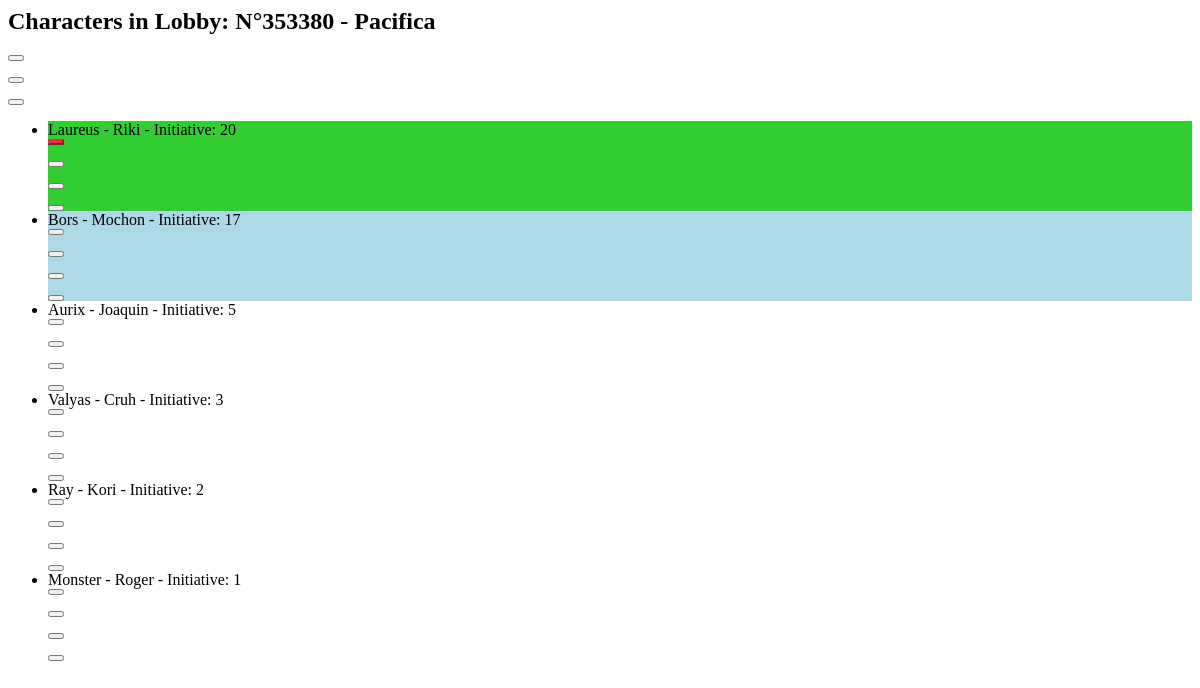
Screenshot of /lobby/1/characters/ with the database file from the repository.
### players/models.py (models this page shows, shortened)
class PlayerInLobby(models.Model):
    ROLE_CHOICES = (
        ('DM', 'Dungeon Master'),
        ('P', 'Player'),
        ('PA', 'Player Admin'),
    )
    role = models.CharField(max_length=2, choices=ROLE_CHOICES)
    player = models.ForeignKey(
        Player, on_delete=models.CASCADE, related_name='player')
    lobby = models.ForeignKey(
        Lobby, on_delete=models.CASCADE, related_name='lobby')

class Lobby(models.Model):
    code = models.CharField(max_length=6, unique=True)
    created_at = models.DateTimeField(auto_now_add=True)
    name = models.CharField(max_length=100, blank=True, null=True)
    def __str__(self):
        if self.name is not None and len(self.name) > 0:
            return "N°"+self.code + " - "+self.name
        return "N°"+self.code

class Character(models.Model):
    player = models.ForeignKey(PlayerInLobby, on_delete=models.CASCADE)
    name = models.CharField(max_length=100)
    initiative = models.IntegerField()
    order = models.PositiveIntegerField(default=0)
    debuffed = models.BooleanField(default=False)
    current_turn = models.BooleanField(default=False)
    def __str__(self):
        return self.name + " - " + str(self.player.player)
    def next_turn(self):
        characters = Character.objects.filter(player__lobby=self.player.lobby)
        current_char = characters.get(current_turn=True)
        if current_char.order == 1:
            next_char = characters.get(order=len(characters))
        else:
            next_char = characters.get(order=current_char.order-1)
        return next_char
    class Meta:
        ordering = ['-order']

class Player(models.Model):
    name = models.CharField(max_length=100)
    def __str__(self):
        return self.name

### players/views.py (the view, shortened to what this page needs)
# urls.py: path('lobby/<str:player_lobby_id>/characters/', views.CharacterView.as_view(), name='character_list_partial'),
class CharacterView(TemplateView):
    def get(self, request, player_lobby_id):
        player = PlayerInLobby.objects.get(id=player_lobby_id)
        characters = Character.objects.filter(player__lobby=player.lobby)
        return render(request, "players/partials/character_list.html", {'player': player, 'characters': characters})

### players/templates/players/partials/character_list.html (shortened to what this page needs)
<div class="mb-3 gap-3">
  <h2>Characters in Lobby: {{ player.lobby }}</h2>
  {% if player.role == "DM" %}
    <form class="btn btn-info edit-character"
          hx-get="{% url 'load_lobby_edit_modal' player.id %}"
          hx-target="#lobby-modal-container"
          hx-swap="innerHTML">
      <button type="submit" class="btn btn-info edit-character">
      </button>
    </form>
    <form class="btn btn-info edit-character"
          hx-get="{% url 'reload_current_turn' player.id %}"
          hx-target="#character-list"
          hx-swap="innerHTML"
          onclick="confirmClick(event)">
      <button type="submit" class="btn btn-info edit-character">
      </button>
    </form>
  {% endif %}
  {% if player.role == "DM" or player.role == "PA" %}
    <form class="btn btn-info edit-character"
          hx-post="{% url 'pass_turn' %}"
          hx-target="#character-list"
          hx-swap="innerHTML"
          onclick="confirmClick(event)">
    <button type="submit" class="btn btn-info edit-character">
    </button>
  </form>
{% endif %}
</div>
<ul id="characters" class="list-group">
  {% for character in characters %}
    <li class="list-group-item d-flex justify-content-center align-items-center gap-3 w-100 {% if character.current_turn == True %}current_turn{% endif %} {% if character.next_turn.id == character.id %}next_turn{% endif %}"
        data-id="{{ character.id }}">
      <span class="flex-grow-1">{{ character }} - Initiative: {{ character.initiative }}</span>
      {% if player.role == "DM" or player.role == "PA" %}
        <form hx-post="{% url 'debuff_character' %}"
              hx-swap="innerHTML"
              hx-target="#character-list"
              onclick="confirmClick(event)">
                 {% if character.debuffed %}
                <button type="submit" class="btn danger">
                </button>
                {% else %}
                <button type="submit" class="btn btn-success">
                </button>
            {% endif %}
          </form>
          {% endif %}
      {% if player.role == "DM" or player.role == "PA" %}
        <form hx-post="{% url 'move_character' %}"
              hx-swap="innerHTML"
              hx-target="#character-list">
          <button type="submit" class="btn border">
          </button>
        </form>
        <form hx-post="{% url 'move_character' %}"
              hx-swap="innerHTML"
              hx-target="#character-list">
          <button type="submit" class="btn border">
          </button>
        </form>
      {% endif %}
      {% if player.role == "DM" or player.role == "PA" or player.id == character.player.id %}
        <button class="btn btn-sm btn-info edit-character"
                hx-get="{% url 'load_char_edit_modal' player.id character.id %}"
                hx-target="#char-modal-container"
                hx-swap="innerHTML">
        </button>
      {% endif %}
    </li>
  {% endfor %}
</ul>

### players/templates/players/partials/character_list.html (style rules this page uses)
.danger { --bs-btn-color: #dc3545; --bs-btn-border-color: #dc3545; --bs-btn-hover-color: #fff; --bs-btn-hover-bg: #dc3545; --bs-btn-hover-border-color: #dc3545; --bs-btn-focus-shadow-rgb: 220, 53, 69; --bs-gradient: none; color: var(--bs-btn-hover-color); background-color: var(--bs-btn-hover-bg); border-color: var(--bs-btn-hover-border-color); }
.current_turn { background-color:limegreen; }
.next_turn { background-color:lightblue; }

### rows the page displays
PlayerInLobby: lobby "N°353380 - Pacifica"
Character: name+player "Laureus - Riki", initiative "20"
Character: name+player "Bors - Mochon", initiative "17"
Character: name+player "Aurix - Joaquin", initiative "5"
Character: name+player "Valyas - Cruh", initiative "3"
Character: name+player "Ray - Kori", initiative "2"
Character: name+player "Monster - Roger", initiative "1"
